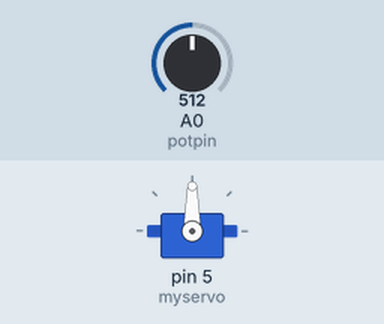
Bench run of a sketch on a simulated Arduino Uno, built with avr-gcc and run on an emulated ATmega328P. Shown: servo. Inputs (shaded band) come from the test bench; at power-on: A0 (potpin) = 512.

Above: at 1.2 s.
1.3 s: A0 (potpin) set to 716
At 2.4 s:
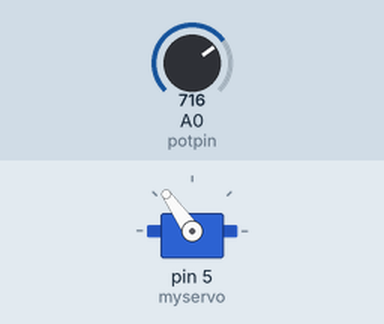
2.8 s: A0 (potpin) set to 900
At 3.3 s:
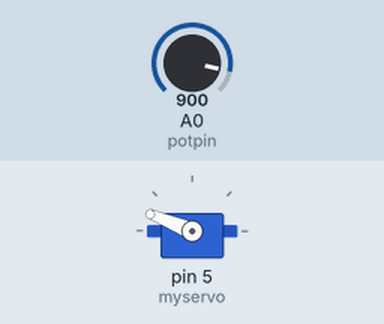
4.3 s: A0 (potpin) set to 1023
At 4.7 s:
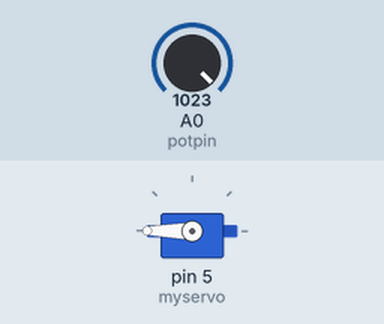
5.8 s: A0 (potpin) set to 306
At 6.8 s:
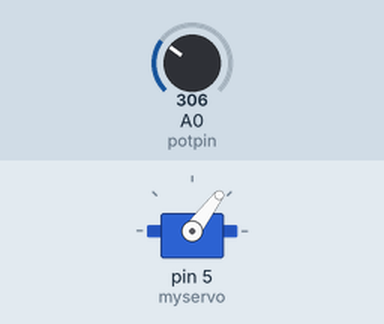
7.3 s: A0 (potpin) set to 122
At 8.2 s:
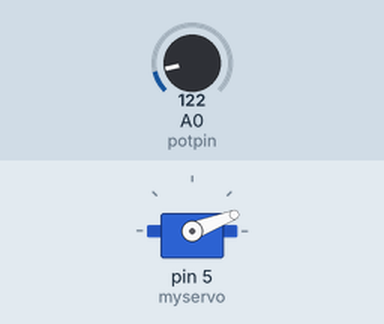
Timing chart, 0 to 9.8 s (numbered marks = the images above; inputs shaded):
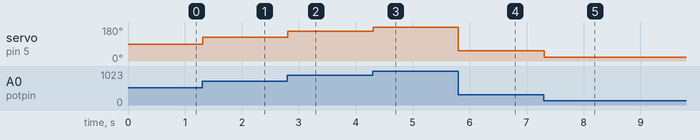

Measured:
- after the input at 1.3 s, servo on pin 5 (myservo): 90° → 125° at once
- after the input at 2.8 s, servo on pin 5 (myservo): 125° → 158° at once
- after the input at 4.3 s, servo on pin 5 (myservo): 158° → 180° at once
- after the input at 5.8 s, servo on pin 5 (myservo): 180° → 53° at once
- after the input at 7.3 s, servo on pin 5 (myservo): 53° → 21° at once

The sketch:

Knob.ino
```cpp
/*  Arduino program 7 to control servo using potentiometer
 *  Date: 19th Nov 17
 *  @BML Munjal University, Arduino 101 Workshop
 */
#include <Servo.h>

#define potpin A0  //define pot pin to analog pin A0
Servo myservo;
int val;

void setup() {
  myservo.attach(5);  // attaches the servo on pin 9 to the servo object
}

void loop() {
  val = analogRead(potpin);            // reads the value of the potentiometer (value between 0 and 1023)
  val = map(val, 0, 1023, 0, 180);     // scale it to use it with the servo (value between 0 and 180)
  myservo.write(val);                  // sets the servo position according to the scaled value
  delay(15);                           // waits for the servo to get there
}
```
